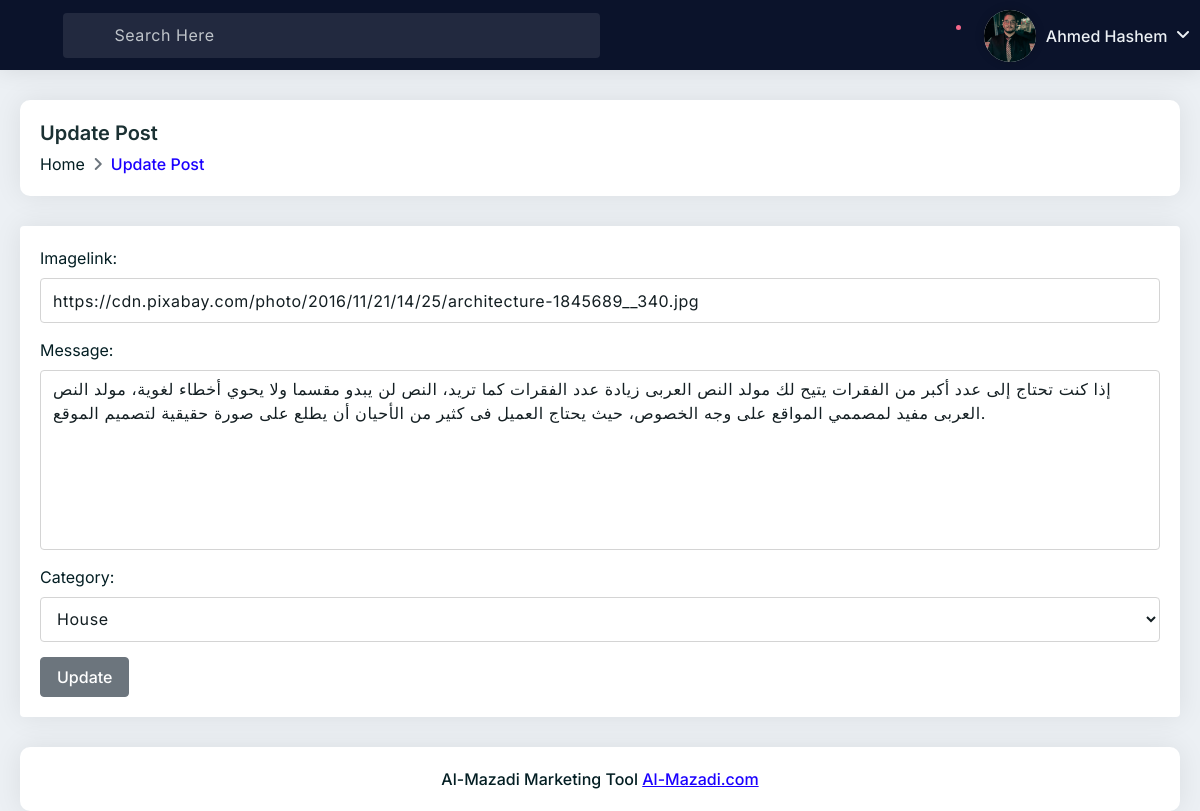
/posts/edit_details/p=899 (signed in), run on the app's committed database.
### members/models.py (models this page shows, shortened)
class Profile(models.Model):
    user=models.OneToOneField(User,null=True,on_delete=models.CASCADE ,unique=True)
    fullname= models.CharField(max_length=150,null=True,blank=True)
    bio =models.TextField(null=True,blank=True)
    profile_pic=models.ImageField(null=True,blank=True,upload_to="images/profile/",default='images/profile/default-profile.jpg')
    phone_number=models.CharField(max_length=20,null=True,blank=True)
    gender= models.CharField(max_length=10,choices=GENDER,null=True,blank=True)
    country= models.CharField(max_length=25,choices=COUNTIERS,null=True,blank=True)
    timezone=models.CharField(max_length=100,choices=TIMEZONES,null=True,blank=True)
    address= models.CharField(max_length=150,null=True,blank=True)
    facebook_url= models.CharField(max_length=150,null=True,blank=True)
    instagram_url= models.CharField(max_length=150,null=True,blank=True)
    twitter_url= models.CharField(max_length=150,null=True,blank=True)
    linkedin_url= models.CharField(max_length=150,null=True,blank=True)
    skype_url= models.CharField(max_length=150,null=True,blank=True)
    access_token= models.CharField(max_length=250,null=True,blank=True)
    slug=models.SlugField(("slug"),blank=True,null=True)

### posts/models.py (models this page shows)
class Post(models.Model):
       imagelink = models.URLField(max_length=250)
       design_link= models.ImageField(null=True,blank=True,upload_to="images/designs/")
       message=models.TextField(max_length=1000)
       date=models.DateTimeField(auto_now=True)
       category=models.ForeignKey('Category',on_delete=models.CASCADE)
       published=models.BooleanField(default='False')
       design=models.BooleanField(default='False')

### posts/views.py (the view)
# urls.py: path('edit_details/p=<int:id>', views.edit_details,name='edit_details'),
@login_required
def edit_details(request,id):
   post_details=Post.objects.get(pk=id)
   form = PostForm(request.POST or None,instance=post_details)
   if form.is_valid():
      form.save()
      return redirect("post_details",id)
   context={'post_details':post_details,'form':form,
   }
   return render (request,'post/edit_post.html',context)

### posts/forms.py
class PostForm(ModelForm):
    class Meta:
        model=Post
        fields=('imagelink','message','category')
        widgets={
            'imagelink': forms.URLInput(attrs={'class':'form-control','placeholer':'Enter Image Link'}),
            'message':forms.Textarea(attrs={'class':'form-control','placeholer':'Enter The Post Description'}),
            'category':forms.Select(attrs={'class':'form-control'}),
        }

### posts/models.py (called while the page is built)
       def __str__(self):
              return self.name

### posts/templates/post/edit_post.html (shortened to what this page needs)
{% extends 'base.html' %}
{% block body %}
<div class="main-container">
    <div class="pd-ltr-20 xs-pd-20-10">
        <div class="min-height-200px">
            <div class="page-header">
                <div class="row">
                    <div class="col-md-6 col-sm-12">
                        <div class="title">
                            <h4>Update Post</h4>
                        </div>
                        <nav aria-label="breadcrumb" role="navigation">
                            <ol class="breadcrumb">
                                <li class="breadcrumb-item"><a href="index.html">Home</a></li>
                                <li class="breadcrumb-item active" aria-current="page">Update Post</li>
                            </ol>
                        </nav>
                    </div>
                </div>
            </div>
            <div class="pd-20 bg-white border-radius-4 box-shadow mb-30">
                <form action="" method="POST">
                {{ form.as_p }}
                <input type="submit" value="Update" class="btn btn-secondary">
            </form>
            </div>
{% endblock body %}

### templates/base.html (shortened to what this page needs)
<html>
<head>
	{% load static %}
	{% load static %}
	{% load bootstrap4 %}
	<link rel="stylesheet" type="text/css" href="{% static 'styles/core.css' %}">
	<link rel="stylesheet" type="text/css" href="{% static 'styles/icon-font.min.css' %}">
	<link rel="stylesheet" type="text/css" href="{% static 'styles/style.css' %}">
	<link rel="stylesheet" type="text/css" href="{% static 'styles/mycss.css' %}">
</head>
<body class="header-dark">
	<div class="header">
		<div class="header-left">
			<div class="menu-icon dw dw-menu"></div>
			<div class="header-search">
				<form>
					<div class="form-group mb-0">
						<i class="dw dw-search2 search-icon"></i>
						<input type="text" class="form-control search-input" placeholder="Search Here">
					</div>
				</form>
			</div>
		</div>
		<div class="header-right">
			<div class="user-notification">
				<div class="dropdown">
					<a class="dropdown-toggle no-arrow" href="#" role="button" data-toggle="dropdown">
						<i class="icon-copy dw dw-notification"></i>
						<span class="badge notification-active"></span>
					</a>
				</div>
			</div>
			<div class="user-info-dropdown">
				<div class="dropdown">
					<a class="dropdown-toggle" href="#" role="button" data-toggle="dropdown">
						<span class="user-icon">
							<img src="{{user.profile.profile_pic.url}}" alt="">
						</span>
						<span class="user-name">{{user.profile.fullname}}</span>
					</a>
				</div>
			</div>
		</div>
	</div>
                {% block body %}
                {% endblock body %}
				<div class="footer-wrap pd-20 mb-20 card-box">
					Al-Mazadi Marketing Tool  <a href="https://almazadi.com" target="_blank">Al-Mazadi.com</a>
				</div>
		</div>
	</div>
</body>
</html>

### data on the page
Post: imagelink "https://cdn.pixabay.com/photo/2016/11/21/14/25/architecture-1845689__340.jpg", message "إذا كنت تحتاج إلى عدد أكبر من الفقرات يتيح لك مولد النص العربى زيادة عدد الفقرات كما تريد، النص لن يبدو مقسما ولا يحوي أخطاء لغوية، مولد النص العربى مفيد لمصممي المواقع على وجه الخصوص، حيث يحتاج العميل فى كثير من الأحيان أن يطلع على صورة حقيقية لتصميم الموقع.", category "House"

### other printed values
{{ user.profile.fullname }} "Ahmed Hashem"
